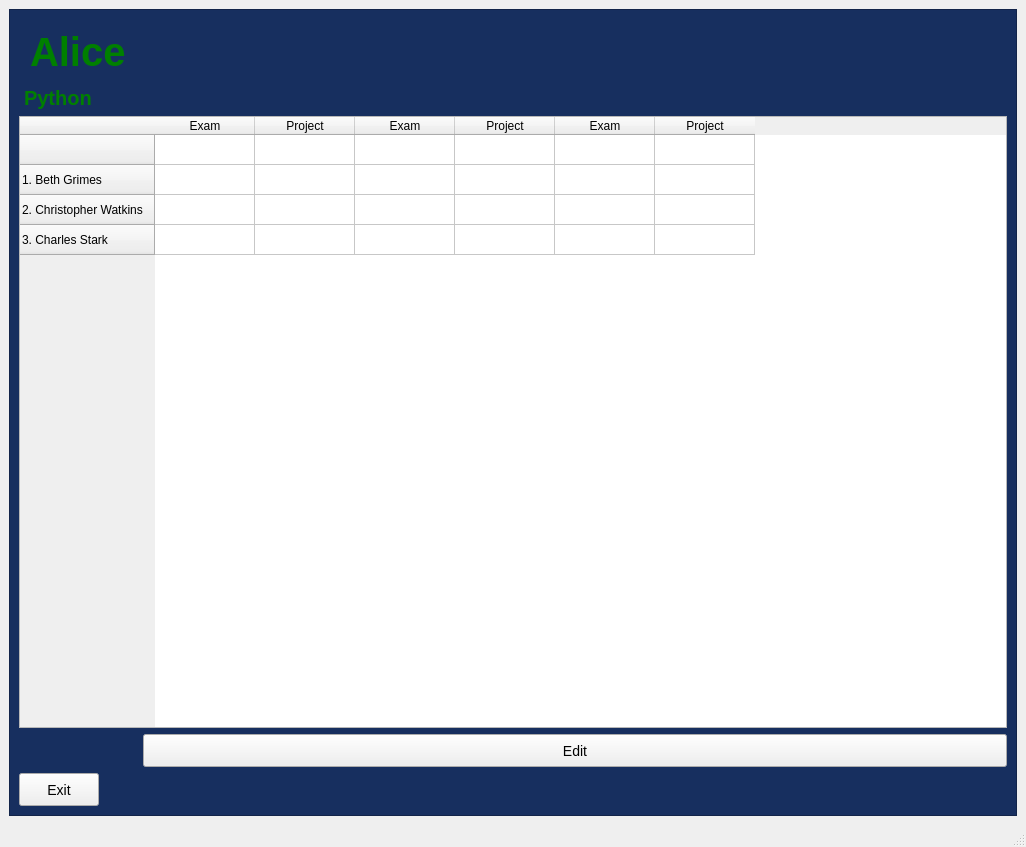
<?xml version="1.0" encoding="UTF-8"?>
<ui version="4.0">
 <class>MainWindow</class>
 <widget class="QMainWindow" name="MainWindow">
  <property name="geometry">
   <rect>
    <x>0</x>
    <y>0</y>
    <width>1026</width>
    <height>847</height>
   </rect>
  </property>
  <property name="windowTitle">
   <string>MainWindow</string>
  </property>
  <property name="styleSheet">
   <string notr="true">#teaframe1{
background-color:#172F5F;
}

#tealabel{
font-size:40px;
font-weight:bold;
margin-top:10px;
color:green;
}

#pylabel{
font-size:20px;
font-weight:bold;
margin-top:5px;
color:green;
}


#editbtnpy{
height:25px;
width:15px;
font-size:14px;
}

#editbtnpy:hover{
border:2px solid green;
color:green;
background-color:white;
}


#alexitbtn{
height:25px;
width:15px;
font-size:14px;
}

#alexitbtn:hover{
border:2px solid green;
color:green;
background-color:white;
}

</string>
  </property>
  <widget class="QWidget" name="centralwidget">
   <layout class="QGridLayout" name="gridLayout">
    <item row="1" column="0">
     <widget class="QFrame" name="teaframe1">
      <property name="frameShape">
       <enum>QFrame::StyledPanel</enum>
      </property>
      <property name="frameShadow">
       <enum>QFrame::Raised</enum>
      </property>
      <layout class="QFormLayout" name="formLayout">
       <item row="0" column="0">
        <widget class="QLabel" name="tealabel">
         <property name="text">
          <string>Alice</string>
         </property>
        </widget>
       </item>
       <item row="1" column="0">
        <widget class="QLabel" name="pylabel">
         <property name="text">
          <string>Python</string>
         </property>
        </widget>
       </item>
       <item row="2" column="0" colspan="2">
        <widget class="QTableWidget" name="pytable">
         <property name="enabled">
          <bool>true</bool>
         </property>
         <row>
          <property name="text">
           <string/>
          </property>
         </row>
         <row>
          <property name="text">
           <string>1. Beth Grimes</string>
          </property>
         </row>
         <row>
          <property name="text">
           <string>2. Christopher Watkins</string>
          </property>
         </row>
         <row>
          <property name="text">
           <string>3. Charles Stark</string>
          </property>
         </row>
         <column>
          <property name="text">
           <string>Exam</string>
          </property>
         </column>
         <column>
          <property name="text">
           <string>Project</string>
          </property>
         </column>
         <column>
          <property name="text">
           <string>Exam</string>
          </property>
         </column>
         <column>
          <property name="text">
           <string>Project</string>
          </property>
         </column>
         <column>
          <property name="text">
           <string>Exam</string>
          </property>
         </column>
         <column>
          <property name="text">
           <string>Project</string>
          </property>
         </column>
        </widget>
       </item>
       <item row="3" column="1">
        <widget class="QPushButton" name="editbtnpy">
         <property name="text">
          <string>Edit</string>
         </property>
        </widget>
       </item>
       <item row="5" column="0">
        <widget class="QPushButton" name="alexitbtn">
         <property name="text">
          <string>Exit</string>
         </property>
        </widget>
       </item>
      </layout>
     </widget>
    </item>
   </layout>
  </widget>
  <widget class="QStatusBar" name="statusbar"/>
 </widget>
 <resources/>
 <connections/>
</ui>
